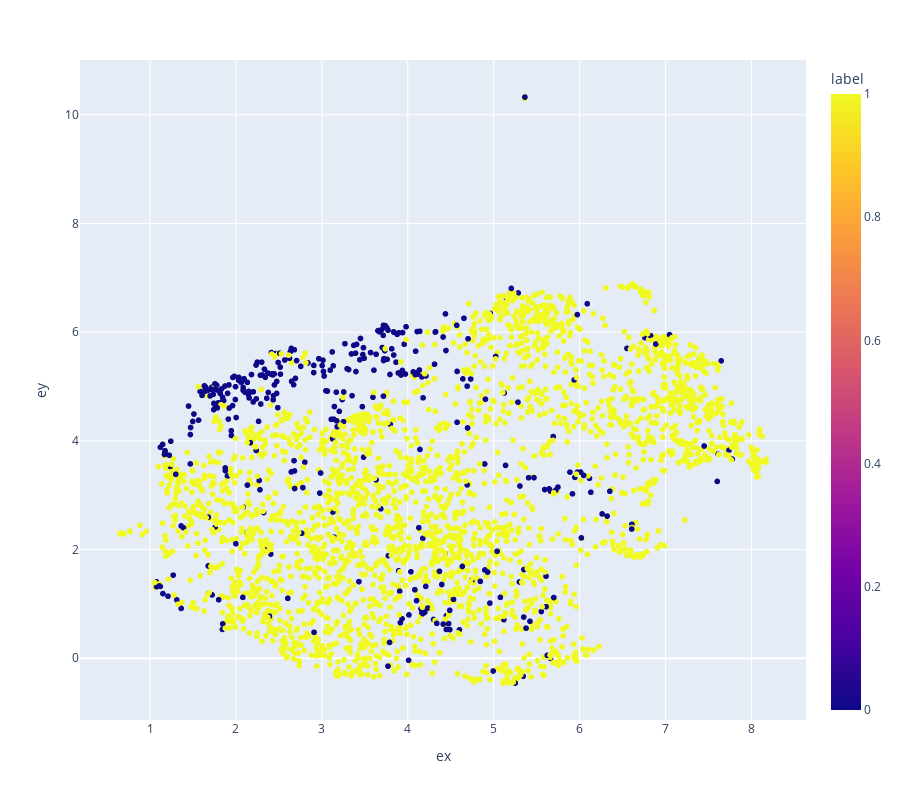

Notebook code for this chart:
### Code cell
df['embedding'] = document_embeddings.tolist()
embedding_umap_model = UMAP(n_components=2, verbose=1, init='pca', n_jobs=1)
df[['ex', 'ey']] = embedding_umap_model.fit_transform(X=df['embedding'].apply(func=pd.Series),)
px.scatter(data_frame=df, x='ex', y='ey', color='label', height=800, hover_name='short_document')

### Figure 1 — Plotly figure (JSON) as saved in the notebook; plotly's stock layout.template omitted (floating-point values rounded to 4 significant figures; data arrays with more than 128 entries replaced by an {"elided": "..."} marker saying what was removed)
{"data": [{"hovertemplate": "<b>%{hovertext}</b><br><br>ex=%{x}<br>ey=%{y}<br>label=%{marker.color}<extra></extra>", "hovertext": {"elided": "3123 str values"}, "legendgroup": "", "marker": {"color": {"elided": "3123 int values"}, "coloraxis": "coloraxis", "symbol": "circle"}, "mode": "markers", "name": "", "showlegend": false, "type": "scattergl", "x": {"elided": "3123 float values"}, "xaxis": "x", "y": {"elided": "3123 float values"}, "yaxis": "y"}], "layout": {"coloraxis": {"colorbar": {"title": {"text": "label"}}, "colorscale": [[0, "#0d0887"], [0.1111, "#46039f"], [0.2222, "#7201a8"], [0.3333, "#9c179e"], [0.4444, "#bd3786"], [0.5556, "#d8576b"], [0.6667, "#ed7953"], [0.7778, "#fb9f3a"], [0.8889, "#fdca26"], [1, "#f0f921"]]}, "height": 800, "legend": {"tracegroupgap": 0}, "margin": {"t": 60}, "xaxis": {"anchor": "y", "domain": [0, 1], "title": {"text": "ex"}}, "yaxis": {"anchor": "x", "domain": [0, 1], "title": {"text": "ey"}}}}
